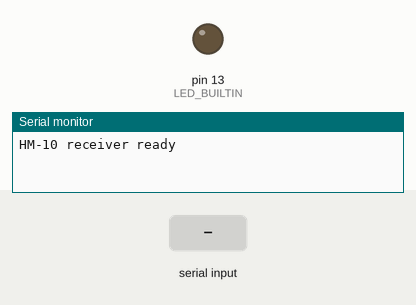
This sketch was run on a simulated Arduino Uno, built with avr-gcc and run on an emulated ATmega328P. Shown: output pins drawn as LEDs (lit = HIGH), the last lines printed to the serial monitor. The test bench sets the inputs (shaded band).

Above: at 1.2 s.
1.3 s: "TEST\n" received over the second serial link
At 1.39 s:
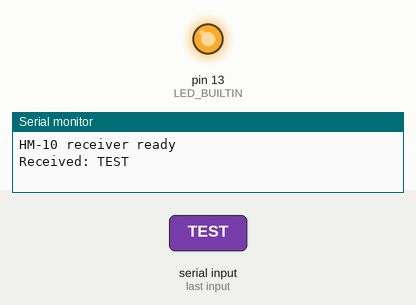
2.9 s: "OBSTACLE\n" received over the second serial link
At 4.9 s:
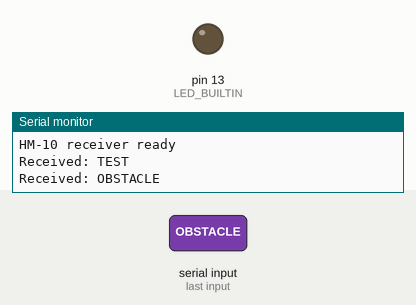
Timing chart, 0 to 6.4 s (numbered marks = the images above; inputs shaded):
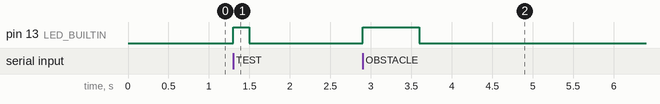

Measured:
- after the input at 1.3 s, pin 13 (LED_BUILTIN): LOW → HIGH at once, → LOW 0.20 s later
- after the input at 2.9 s, pin 13 (LED_BUILTIN): LOW → HIGH at once, → LOW 0.70 s later

The sketch:

hm10_receiver.ino
```cpp
// (licence header left out)
#include <SoftwareSerial.h>
#include <string.h>

SoftwareSerial hm10(10, 11); // Arduino RX, TX
char command[32];
uint8_t used = 0;
bool discardLine = false;
bool ledOn = false;
unsigned long ledUntil = 0;

void setup() {
  pinMode(LED_BUILTIN, OUTPUT);
  digitalWrite(LED_BUILTIN, LOW);
  Serial.begin(115200);
  hm10.begin(9600); // Match the actual HM-10 UART baud rate.
  Serial.println("HM-10 receiver ready");
}

void loop() {
  while (hm10.available()) {
    char c = static_cast<char>(hm10.read());
    if (c == '\r') continue;
    if (c == '\n') {
      if (!discardLine) {
        command[used] = '\0';
        if (strcmp(command, "TEST") == 0 || strcmp(command, "OBSTACLE") == 0) {
          Serial.print("Received: ");
          Serial.println(command);
          digitalWrite(LED_BUILTIN, HIGH);
          ledOn = true;
          ledUntil = millis() + (strcmp(command, "TEST") == 0 ? 200UL : 700UL);
        }
      }
      used = 0;
      discardLine = false;
    } else if (!discardLine) {
      if (used < sizeof(command) - 1) command[used++] = c;
      else { discardLine = true; used = 0; }
    }
  }
  if (ledOn && static_cast<long>(millis() - ledUntil) >= 0) {
    digitalWrite(LED_BUILTIN, LOW);
    ledOn = false;
  }
}
```
